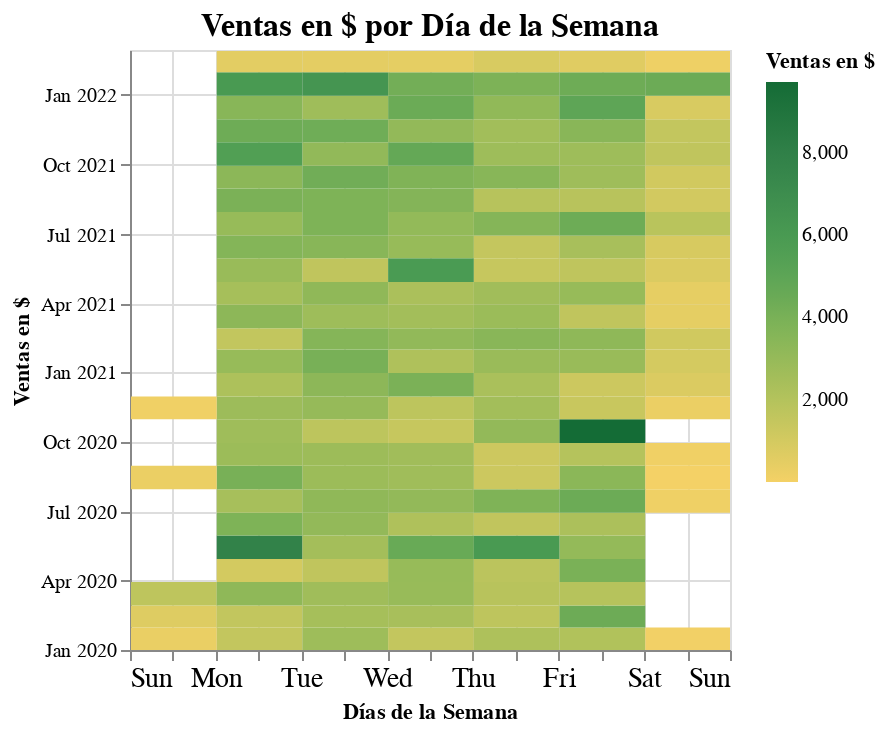

Notebook cell for this chart:
### Code cell
mapa = alt.Chart(df_ventas_ag).mark_rect().encode(
                x=alt.X('day(fecha):T', title='Días de la Semana', axis = alt.Axis(labelAngle=0, labelFontSize=14)),
                y=alt.Y('yearmonth(fecha):T', title = 'Ventas en $', scale=alt.Scale(zero=False), 
                  axis = alt.Axis(grid=True, titleAnchor='middle', titleAngle = 270, labelFontSize=10)),
                color=alt.Color('sum(monto_dolar):Q', scale=alt.Scale(scheme='goldgreen'), title='Ventas en $'),
                tooltip=[
                    alt.Tooltip('day(fecha):T', title='Día'),
                    alt.Tooltip('yearmonth(fecha):T', title='Mes y Año'),
                    alt.Tooltip('sum(monto_dolar):Q', title='Ventas en $')]
                ).properties(title='Ventas en $ por Día de la Semana',
                             width=300, 
                             height=300
                ).configure_title(
                    fontSize = 16,
                    anchor = 'middle'
                ).interactive()

mapa

### Figure 1 — Vega-Lite specification as saved in the notebook (floating-point values rounded to 4 significant figures; data arrays with more than 128 entries replaced by an {"elided": "..."} marker saying what was removed)
{"config": {"view": {"continuousWidth": 400, "continuousHeight": 300}, "title": {"anchor": "middle", "fontSize": 16}}, "data": {"name": "data-9c31a42bfb223f0e664bbf049864311d"}, "mark": "rect", "encoding": {"color": {"aggregate": "sum", "field": "monto_dolar", "scale": {"scheme": "goldgreen"}, "title": "Ventas en $", "type": "quantitative"}, "tooltip": [{"field": "fecha", "timeUnit": "day", "title": "Día", "type": "temporal"}, {"field": "fecha", "timeUnit": "yearmonth", "title": "Mes y Año", "type": "temporal"}, {"aggregate": "sum", "field": "monto_dolar", "title": "Ventas en $", "type": "quantitative"}], "x": {"axis": {"labelAngle": 0, "labelFontSize": 14}, "field": "fecha", "timeUnit": "day", "title": "Días de la Semana", "type": "temporal"}, "y": {"axis": {"grid": true, "labelFontSize": 10, "titleAnchor": "middle", "titleAngle": 270}, "field": "fecha", "scale": {"zero": false}, "timeUnit": "yearmonth", "title": "Ventas en $", "type": "temporal"}}, "height": 300, "selection": {"selector001": {"type": "interval", "bind": "scales", "encodings": ["x", "y"]}}, "title": "Ventas en $ por Día de la Semana", "width": 300, "$schema": "https://vega.github.io/schema/vega-lite/v4.17.0.json", "datasets": {"data-9c31a42bfb223f0e664bbf049864311d": {"elided": "602 records"}}}
